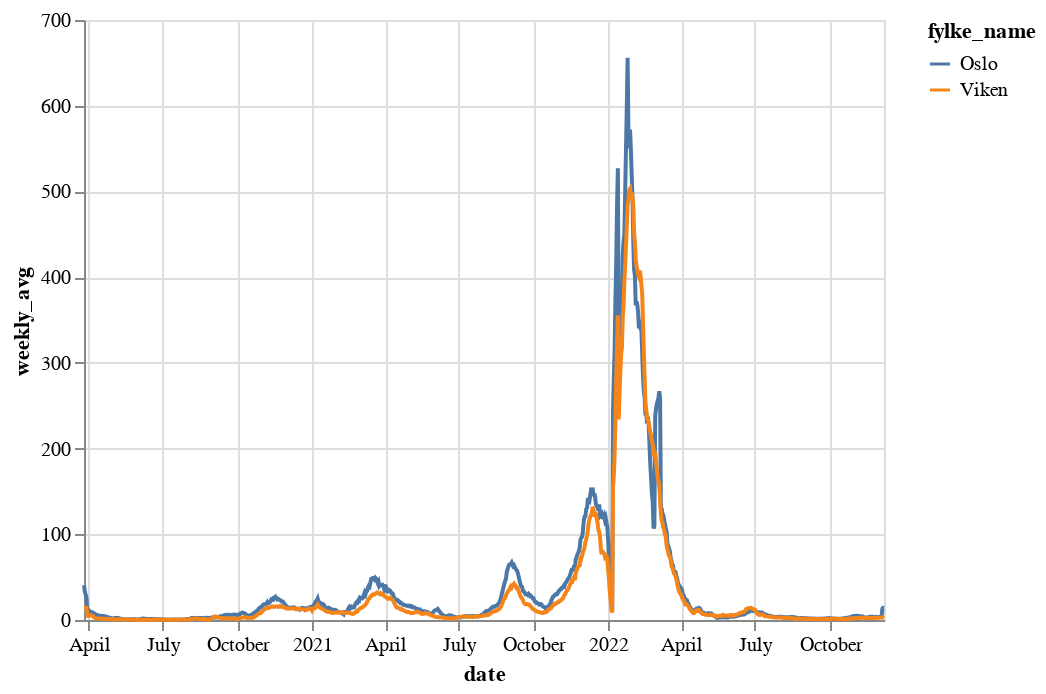

Notebook code for this chart:
### Code cell
weekly = (
    alt.Chart(subset)
    .mark_line()
    .transform_window(
        weekly_avg="mean(per100k)",
        frame=[-3, 3],
    )
    .encode(
        x="date:T",
        y="weekly_avg:Q",
        color="fylke_name",
        tooltip=[
            "fylke_name",
            "population",
            "per100k",
            "cases",
            "date",
        ],
    )
)
weekly

### Figure 1 — Vega-Lite specification as saved in the notebook (floating-point values rounded to 4 significant figures; data arrays with more than 128 entries replaced by an {"elided": "..."} marker saying what was removed)
{"config": {"view": {"continuousWidth": 400, "continuousHeight": 300}}, "data": {"name": "data-a0cd27ddeffd015da6e0a33ea4e42e50"}, "mark": "line", "encoding": {"color": {"field": "fylke_name", "type": "nominal"}, "tooltip": [{"field": "fylke_name", "type": "nominal"}, {"field": "population", "type": "quantitative"}, {"field": "per100k", "type": "quantitative"}, {"field": "cases", "type": "quantitative"}, {"field": "date", "type": "temporal"}], "x": {"field": "date", "type": "temporal"}, "y": {"field": "weekly_avg", "type": "quantitative"}}, "transform": [{"window": [{"op": "mean", "field": "per100k", "as": "weekly_avg"}], "frame": [-3, 3]}], "$schema": "https://vega.github.io/schema/vega-lite/v4.17.0.json", "datasets": {"data-a0cd27ddeffd015da6e0a33ea4e42e50": {"elided": "1970 records"}}}
